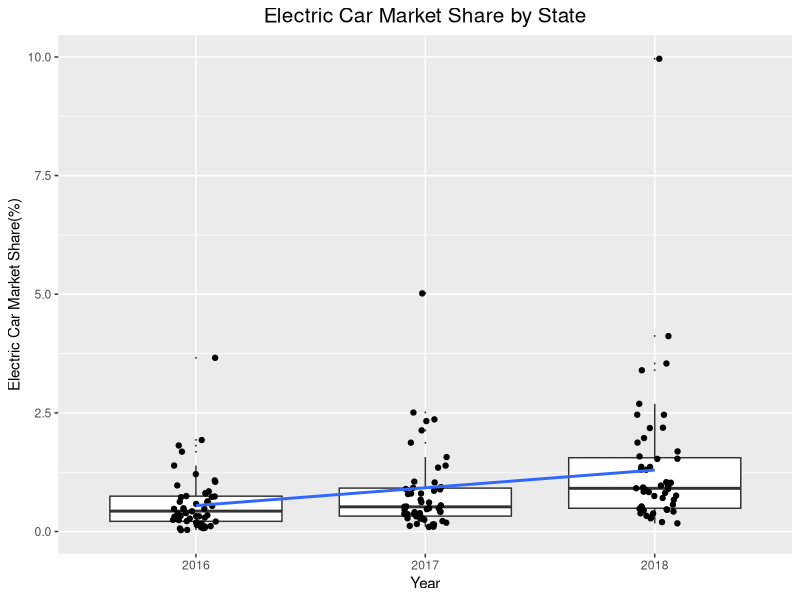

Source code (R):
library(ggplot2)

df = read.csv('ev_ownership_by_state_long.csv')
df$year = as.factor(df$year)
p <- ggplot(df, aes(x=year, y=share)) + 
  geom_boxplot(outlier.size=0)+
  geom_jitter(width = 0.1)+
  geom_smooth(aes(x = as.numeric(df$year),y = share),method = lm, se = FALSE)

p = p + labs(y = 'Electric Car Market Share(%)', 
             x = 'Year', 
             title = 'Electric Car Market Share by State')+
  theme(plot.title = element_text(size=15,hjust = 0.5))